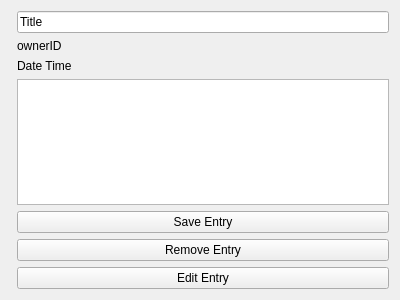
<?xml version="1.0" encoding="UTF-8"?>
<ui version="4.0">
 <class>blogEntry</class>
 <widget class="QWidget" name="blogEntry">
  <property name="geometry">
   <rect>
    <x>0</x>
    <y>0</y>
    <width>400</width>
    <height>300</height>
   </rect>
  </property>
  <property name="windowTitle">
   <string>Form</string>
  </property>
  <layout class="QFormLayout" name="formLayout">
   <item row="0" column="1">
    <widget class="QLineEdit" name="lineEdit">
     <property name="text">
      <string>Title</string>
     </property>
    </widget>
   </item>
   <item row="1" column="1">
    <widget class="QLabel" name="ownerID">
     <property name="text">
      <string>ownerID</string>
     </property>
    </widget>
   </item>
   <item row="2" column="1">
    <widget class="QLabel" name="dateTime">
     <property name="text">
      <string>Date Time</string>
     </property>
    </widget>
   </item>
   <item row="3" column="1">
    <widget class="QTextEdit" name="textEdit">
     <property name="readOnly">
      <bool>false</bool>
     </property>
    </widget>
   </item>
   <item row="4" column="1">
    <widget class="QPushButton" name="saveEntry">
     <property name="text">
      <string>Save Entry</string>
     </property>
     <property name="flat">
      <bool>false</bool>
     </property>
    </widget>
   </item>
   <item row="5" column="1">
    <widget class="QPushButton" name="pushButton">
     <property name="text">
      <string>Remove Entry</string>
     </property>
    </widget>
   </item>
   <item row="6" column="1">
    <widget class="QPushButton" name="editEntryButton">
     <property name="text">
      <string>Edit Entry</string>
     </property>
    </widget>
   </item>
  </layout>
 </widget>
 <resources/>
 <connections/>
</ui>
